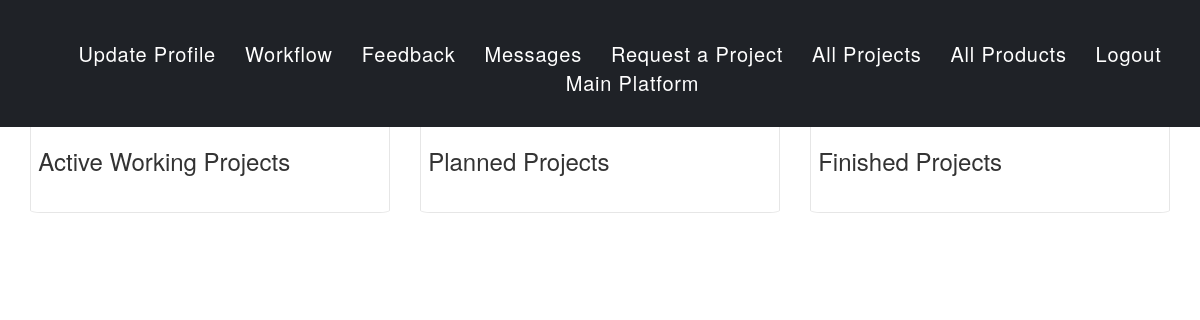
Before: /business/projects/ (signed in) with the older database file.
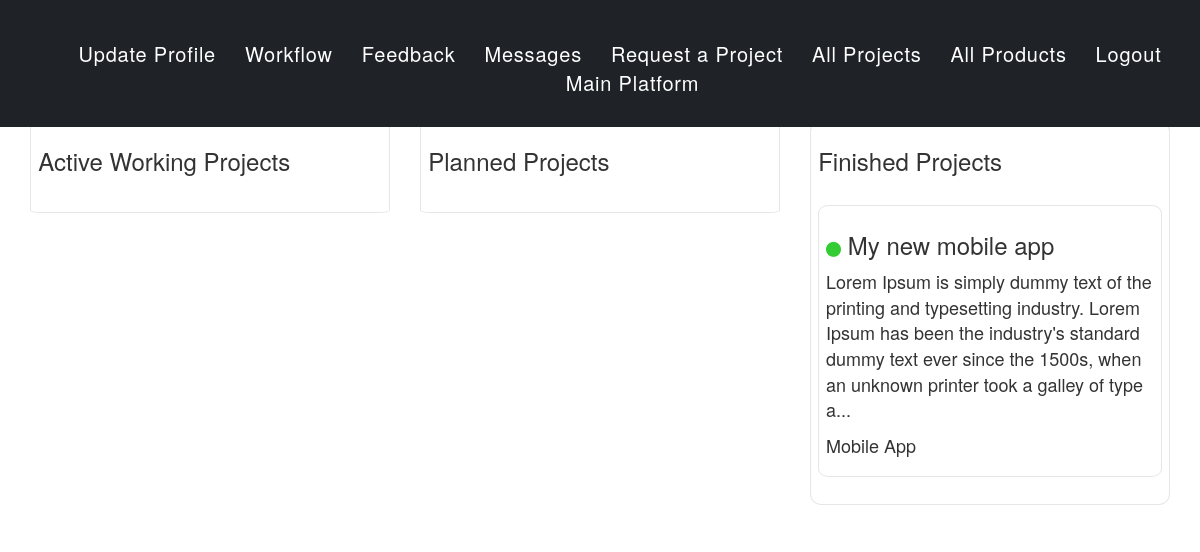
After: the same page with the newer database file.
### ProjectsManagement/models.py (models this page shows, shortened)
class FinishedProject(models.Model):
    id = models.AutoField(primary_key=True)
    user = models.ForeignKey(User, on_delete=models.CASCADE, name='user')
    project_name = models.CharField(max_length=100)
    project_description = models.TextField()
    list_of_functionalities = models.TextField()
    type = models.CharField(max_length=100, choices=TYPE_OF_APPS)
    date = models.DateTimeField(auto_now_add=True)
    price = models.IntegerField()
    project_classification = models.CharField(max_length=100, default='Finished')
    finished_project_slug = models.SlugField(max_length=200, unique=True, default='')
    class Meta:
        ordering = ['-date']

### ProjectsManagement/views.py (the view)
# urls.py: path('projects/', views.projects_handler, name='projects_handler'),
@login_required
def projects_handler(request):
    template_name = 'views/projects.html'
    active_working_projects_query = ActiveWorkingProject.objects.all()
    finished_projects_query = FinishedProject.objects.all()
    planned_projects_query = PlannedProject.objects.filter(working_status="On Queue")
    context = {
        'active_working_projects_query': active_working_projects_query,
        'finished_projects_query': finished_projects_query,
        'planned_projects_query': planned_projects_query,
    }
    return render(request, template_name, context)

### ProjectsManagement/templates/views/projects.html (shortened to what this page needs)
{% extends 'layouts/main_layout.html' %}
{% block head %}
    {% load static %}
    <link rel="stylesheet" type="text/css" href="{% static 'css/style_cms.css' %}">
    <link rel="stylesheet" type="text/css" href="{% static 'css/mobile_adjust_cms.css' %}">
{% endblock %}
{% block content %}
<div align="center">
    <nav>
        <div class="nav-container">
            <ul>
                <li><a href="{% url 'update_profile' %}">Update Profile</a></li>
                <li><a href="{% url 'index' %}">Workflow</a></li>
                <li><a href="{% url 'feedback_page' %}">Feedback</a></li>
                <li><a href="{% url 'client_messages' %}">Messages</a></li>
                <li><a href="{% url 'projects_request' %}">Request a Project</a></li>
                <li><a href="{% url 'projects_handler' %}">All Projects</a></li>
                <li><a href="{% url 'product_handler' %}">All Products</a></li>
                <li><a href="{% url 'logout' %}">Logout</a></li>
                <li><a href="/">Main Platform</a></li>
            </ul>
        </div>
    </nav>
</div>
<div>&nbsp;</div><div>&nbsp;</div><div>&nbsp;</div>
<div class="container-fluid" id="content">
        <div class="col-lg-4" align="left">
            <div class="GeneralPresentationProjects">
                <h3>Active Working Projects</h3>
                <div>&nbsp;</div>
            </div>
            </div>
            <div class="col-lg-4">
                <div class="GeneralPresentationProjects">
                    <h3>Planned Projects</h3>
                    <div>&nbsp;</div>
                </div>
            </div>
            <div class="col-lg-4">
                <div class="GeneralPresentationProjects">
                    <h3>Finished Projects</h3>
                    <div>&nbsp;</div>
                    {% for finished_project in finished_projects_query %}
                        <div class="project" id="finished" onclick="location.href='{% url 'finished_project_detail' finished_project.finished_project_slug %}';" style="cursor:pointer;">
                            <h3><i class="fas fa-circle"></i> {{ finished_project.project_name }}</h3>
                            <p>{{ finished_project.project_description| slice:":200" }}...</p>
                            <p>{{ finished_project.type }}</p>
                        </div>
                        <div>&nbsp;</div>
                    {% endfor %}
                </div>
            </div>
            <div>&nbsp;</div>
        </div>
{% endblock %}

### ClientsManagement/templates/layouts/main_layout.html (shortened to what this page needs)
<!DOCTYPE html>
<html lang="en">
<head>
  <link rel="stylesheet" href="https://stackpath.bootstrapcdn.com/font-awesome/4.7.0/css/font-awesome.min.css">
  <link rel="stylesheet" href="https://maxcdn.bootstrapcdn.com/bootstrap/3.3.7/css/bootstrap.min.css">
  <link rel="stylesheet" href="https://maxcdn.bootstrapcdn.com/bootstrap/3.3.7/css/bootstrap-theme.min.css">
  <link rel="stylesheet" href="https://stackpath.bootstrapcdn.com/font-awesome/4.7.0/css/font-awesome.min.css">
  {% block head %}
  {% endblock %}
</head>
<body>
    {% block content %}
    {%  endblock %}
</body>
</html>

### ClientsManagement/static/css/style_cms.css (style rules this page uses)
#content { margin-top: 5%; }
p { font-size: 18px; }
.GeneralPresentationProjects { border: 1px solid #e6e6e6; border-radius: 3%; padding: 2%; }
.GeneralPresentationProjects i { font-size: 15px; }
#finished i { color: #33cc33; }
.project { border: 1px solid #e6e6e6; border-radius: 3%; padding: 2%; transition: all 500ms ease; }
nav { padding: 20px; background: #1f2227; position: fixed; width: 100%; z-index: 1000; }
nav ul li { display: inline-block; }
nav ul li:not(:first-child) { margin-left: 25px; }
nav ul li a { display: inline-block; outline: none; color: #ffffff; font-size: 20px; text-decoration: none; letter-spacing: 0.04em; transition: all 500ms ease; }

Changed rows visible on the page:
added FinishedProject: project_name "My new mobile app", project_description "Lorem Ipsum is simply dummy text of the printing and typesetting industry. Lorem Ipsum has been the industry's standard dummy text ever since the 1500s, when an unknown printer took a galley of type a", type "Mobile App"
